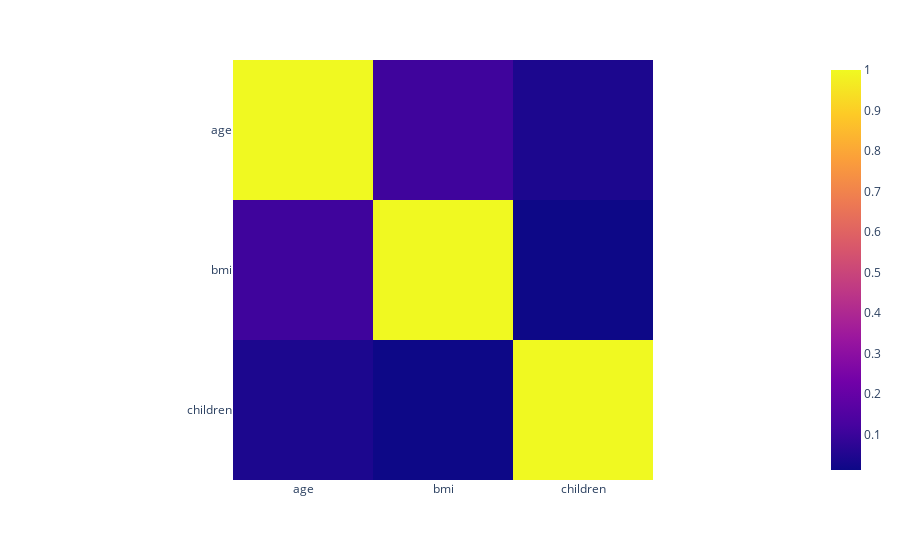

Notebook source saved alongside this figure:
### Markdown cell above
- There doesn't look like there's much correlation between any of the numeric features. To be sure, let's calculate and plot the **Pearson's correlation matrix**:

### Code cell
# Create a heatmap of the correlation matrix for numeric features using plotly.express
px.imshow(X.select_dtypes(include=np.number).corr())

### Figure 1 — Plotly figure (JSON) as saved in the notebook; plotly's stock layout.template omitted (floating-point values rounded to 4 significant figures)
{"data": [{"coloraxis": "coloraxis", "hovertemplate": "x: %{x}<br>y: %{y}<br>color: %{z}<extra></extra>", "name": "0", "type": "heatmap", "x": ["age", "bmi", "children"], "xaxis": "x", "y": ["age", "bmi", "children"], "yaxis": "y", "z": [[1, 0.1093, 0.04247], [0.1093, 1, 0.01276], [0.04247, 0.01276, 1]]}], "layout": {"coloraxis": {"colorscale": [[0, "#0d0887"], [0.1111, "#46039f"], [0.2222, "#7201a8"], [0.3333, "#9c179e"], [0.4444, "#bd3786"], [0.5556, "#d8576b"], [0.6667, "#ed7953"], [0.7778, "#fb9f3a"], [0.8889, "#fdca26"], [1, "#f0f921"]]}, "margin": {"t": 60}, "xaxis": {"anchor": "y", "constrain": "domain", "domain": [0, 1], "scaleanchor": "y"}, "yaxis": {"anchor": "x", "autorange": "reversed", "constrain": "domain", "domain": [0, 1]}}}
